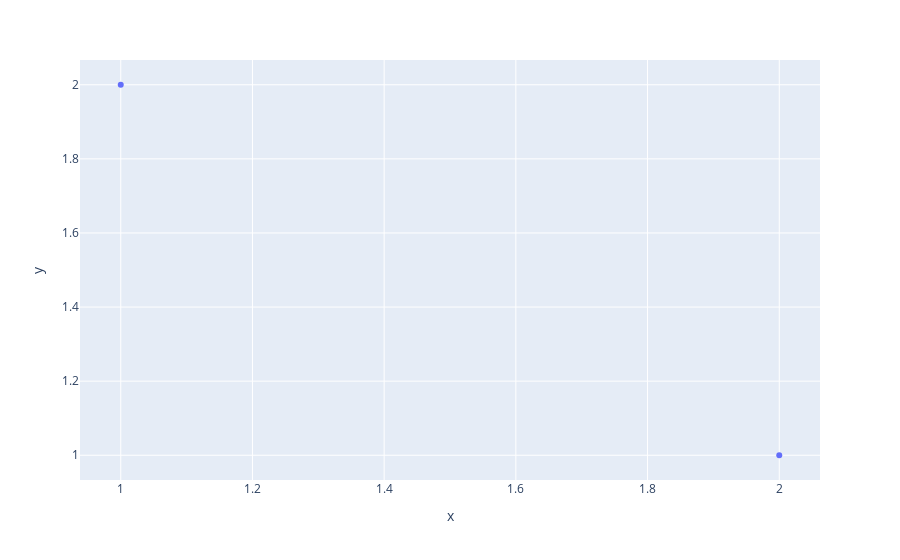

Write notebook code for a chart like this one.
### Code cell
import plotly 
import plotly.graph_objs as go
import plotly.express as px
from plotly.subplots import make_subplots

import numpy as np
import pandas as pd
fig.add_trace(go.Scatter(x=P, y=Rs30)
fig.add_trace(go.Scatter(x=P, y=Rs50))


px.scatter(x=[1,2], y=[2,1]).show()

### Figure 1 — Plotly figure (JSON) as saved in the notebook; plotly's stock layout.template omitted (floating-point values rounded to 4 significant figures)
{"data": [{"hovertemplate": "x=%{x}<br>y=%{y}<extra></extra>", "legendgroup": "", "marker": {"color": "#636efa", "symbol": "circle"}, "mode": "markers", "name": "", "orientation": "v", "showlegend": false, "type": "scatter", "x": [1, 2], "xaxis": "x", "y": [2, 1], "yaxis": "y"}], "layout": {"legend": {"tracegroupgap": 0}, "margin": {"t": 60}, "xaxis": {"anchor": "y", "domain": [0, 1], "title": {"text": "x"}}, "yaxis": {"anchor": "x", "domain": [0, 1], "title": {"text": "y"}}}}
